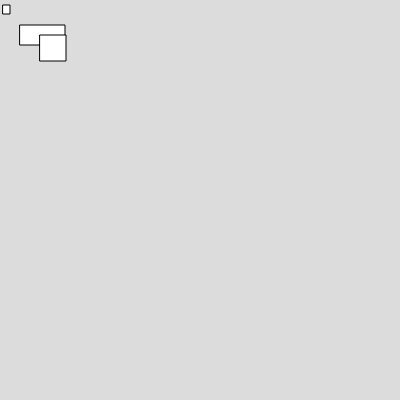
Frame 1 (no input)
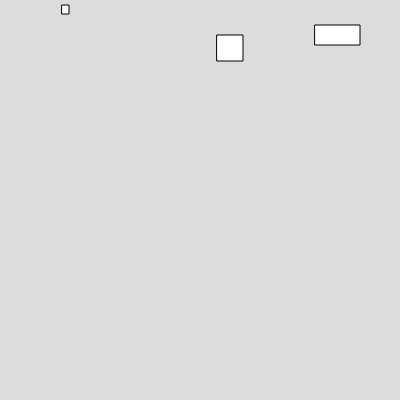
Frame 60 (no input)
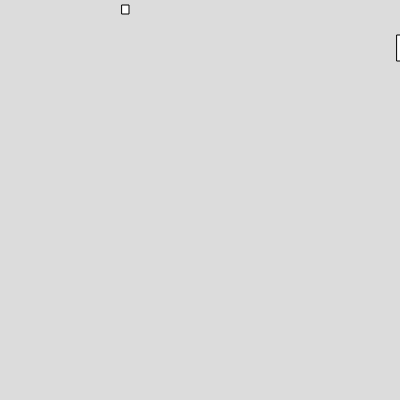
Frame 120 (the mouse pressed at the canvas centre since frame 60)

The p5.js sketch that drew these frames (run headless with seeded random() and noise() and a simulated clock; from frame 60 on, the mouse is pressed at the canvas centre):

// p5.js sketch
// ── sketch.js
var box1,box2,box3

function setup() 
{
  createCanvas(400, 400);
  box1=new Box(3,5,7,9,1);
  box2=new Box(20,25,45,20,5)
  box3=new Box(40,35,26,26,3)
}

function draw() 
{
  background(220);
  box1.show()
  box2.show()
  box3.show()

  box1.move()
  box2.move()
  box3.move()
}


// ── box.js
class Box
  {
    constructor(x,y,w,h,vx)
    {
    this.x=x;
    this.y=y;
    this.w=w;
    this.h=h;
    this.vx=vx;

    }
    show(){
      rect (this.x,this.y,this.w,this.h);
    }
    move(){
      this.x=this.x+this.vx
    }


  }

  
